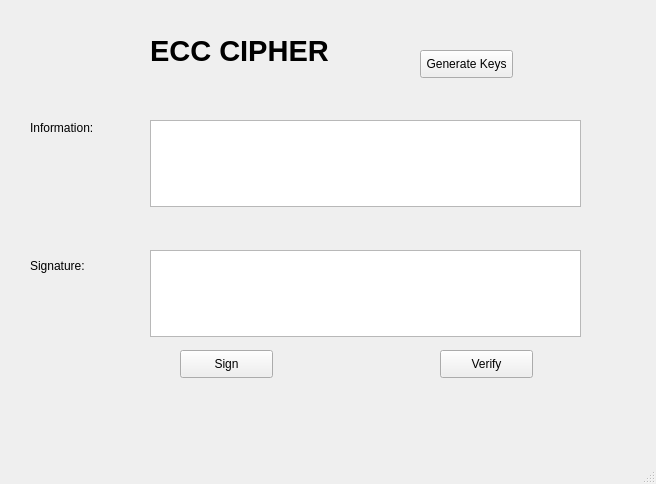
<?xml version="1.0" encoding="UTF-8"?>
<ui version="4.0">
 <class>MainWindow</class>
 <widget class="QMainWindow" name="MainWindow">
  <property name="geometry">
   <rect>
    <x>0</x>
    <y>0</y>
    <width>656</width>
    <height>484</height>
   </rect>
  </property>
  <property name="windowTitle">
   <string>MainWindow</string>
  </property>
  <widget class="QWidget" name="centralwidget">
   <widget class="QLabel" name="label">
    <property name="geometry">
     <rect>
      <x>150</x>
      <y>20</y>
      <width>251</width>
      <height>61</height>
     </rect>
    </property>
    <property name="font">
     <font>
      <pointsize>22</pointsize>
      <weight>75</weight>
      <bold>true</bold>
     </font>
    </property>
    <property name="text">
     <string>ECC CIPHER</string>
    </property>
   </widget>
   <widget class="QLabel" name="label_2">
    <property name="geometry">
     <rect>
      <x>30</x>
      <y>256</y>
      <width>71</width>
      <height>20</height>
     </rect>
    </property>
    <property name="text">
     <string>Signature:</string>
    </property>
   </widget>
   <widget class="QLabel" name="label_3">
    <property name="geometry">
     <rect>
      <x>30</x>
      <y>120</y>
      <width>81</width>
      <height>16</height>
     </rect>
    </property>
    <property name="text">
     <string>Information:</string>
    </property>
   </widget>
   <widget class="QTextEdit" name="textEdit">
    <property name="geometry">
     <rect>
      <x>150</x>
      <y>120</y>
      <width>431</width>
      <height>87</height>
     </rect>
    </property>
   </widget>
   <widget class="QTextEdit" name="textEdit_2">
    <property name="geometry">
     <rect>
      <x>150</x>
      <y>250</y>
      <width>431</width>
      <height>87</height>
     </rect>
    </property>
   </widget>
   <widget class="QPushButton" name="pushButton">
    <property name="geometry">
     <rect>
      <x>180</x>
      <y>350</y>
      <width>93</width>
      <height>28</height>
     </rect>
    </property>
    <property name="text">
     <string>Sign</string>
    </property>
   </widget>
   <widget class="QPushButton" name="pushButton_2">
    <property name="geometry">
     <rect>
      <x>420</x>
      <y>50</y>
      <width>93</width>
      <height>28</height>
     </rect>
    </property>
    <property name="text">
     <string>Generate Keys</string>
    </property>
   </widget>
   <widget class="QPushButton" name="pushButton_3">
    <property name="geometry">
     <rect>
      <x>440</x>
      <y>350</y>
      <width>93</width>
      <height>28</height>
     </rect>
    </property>
    <property name="text">
     <string>Verify</string>
    </property>
   </widget>
  </widget>
  <widget class="QMenuBar" name="menubar">
   <property name="geometry">
    <rect>
     <x>0</x>
     <y>0</y>
     <width>656</width>
     <height>26</height>
    </rect>
   </property>
  </widget>
  <widget class="QStatusBar" name="statusbar"/>
 </widget>
 <resources/>
 <connections/>
</ui>
